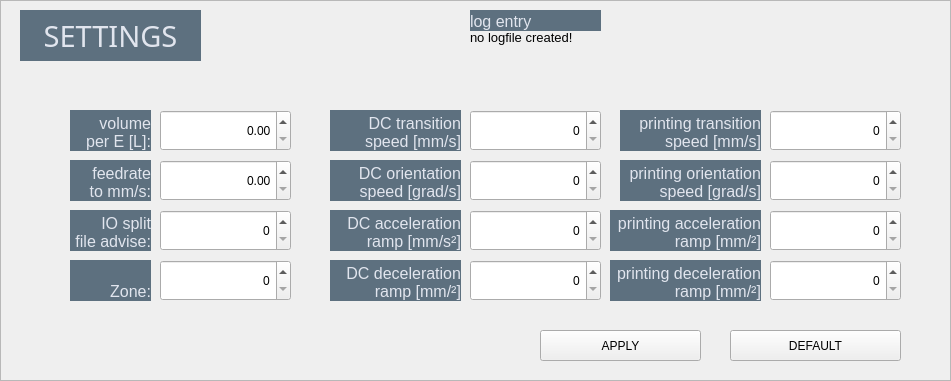
     <widget class="QFrame" name="SET_frame">
      <property name="geometry">
       <rect>
        <x>940</x>
        <y>20</y>
        <width>951</width>
        <height>381</height>
       </rect>
      </property>
      <property name="styleSheet">
       <string notr="true"/>
      </property>
      <property name="frameShape">
       <enum>QFrame::StyledPanel</enum>
      </property>
      <property name="frameShadow">
       <enum>QFrame::Raised</enum>
      </property>
      <widget class="QLabel" name="SET_0_frameLabel">
       <property name="geometry">
        <rect>
         <x>20</x>
         <y>10</y>
         <width>181</width>
         <height>51</height>
        </rect>
       </property>
       <property name="font">
        <font>
         <family>Bahnschrift</family>
         <pointsize>22</pointsize>
        </font>
       </property>
       <property name="styleSheet">
        <string notr="true">border: 0px;
font-size: 22pt;
padding: 0px;
background-color: #5D707F;
color: #E1E5EE;</string>
       </property>
       <property name="text">
        <string>SETTINGS</string>
       </property>
       <property name="alignment">
        <set>Qt::AlignCenter</set>
       </property>
      </widget>
      <widget class="QLabel" name="SET_lbl_logEntry">
       <property name="geometry">
        <rect>
         <x>470</x>
         <y>10</y>
         <width>131</width>
         <height>21</height>
        </rect>
       </property>
       <property name="styleSheet">
        <string notr="true">border: 0px;
font-size: 12pt;
background-color: #5d707f;
color: #E1E5EE;</string>
       </property>
       <property name="text">
        <string>log entry</string>
       </property>
       <property name="alignment">
        <set>Qt::AlignBottom|Qt::AlignLeading|Qt::AlignLeft</set>
       </property>
      </widget>
      <widget class="QSpinBox" name="SET_num_accelRamp_dc">
       <property name="geometry">
        <rect>
         <x>470</x>
         <y>210</y>
         <width>131</width>
         <height>41</height>
        </rect>
       </property>
       <property name="styleSheet">
        <string notr="true"/>
       </property>
       <property name="alignment">
        <set>Qt::AlignRight|Qt::AlignTrailing|Qt::AlignVCenter</set>
       </property>
       <property name="minimum">
        <number>0</number>
       </property>
       <property name="maximum">
        <number>99999</number>
       </property>
       <property name="value">
        <number>0</number>
       </property>
       <property name="displayIntegerBase">
        <number>10</number>
       </property>
      </widget>
      <widget class="QLabel" name="SET_lbl_accelRamp_dc">
       <property name="geometry">
        <rect>
         <x>330</x>
         <y>210</y>
         <width>131</width>
         <height>41</height>
        </rect>
       </property>
       <property name="styleSheet">
        <string notr="true">border: 0px;
font-size: 12pt;
background-color: #5d707f;
color: #E1E5EE;</string>
       </property>
       <property name="text">
        <string>DC acceleration
ramp [mm/s²]</string>
       </property>
       <property name="alignment">
        <set>Qt::AlignBottom|Qt::AlignRight|Qt::AlignTrailing</set>
       </property>
       <property name="buddy">
        <cstring>SET_num_accelRamp_dc</cstring>
       </property>
      </widget>
      <widget class="QLabel" name="SET_lbl_volPerE">
       <property name="geometry">
        <rect>
         <x>70</x>
         <y>110</y>
         <width>81</width>
         <height>41</height>
        </rect>
       </property>
       <property name="styleSheet">
        <string notr="true">border: 0px;
font-size: 12pt;
background-color: #5d707f;
color: #E1E5EE;</string>
       </property>
       <property name="text">
        <string>volume
per E [L]:</string>
       </property>
       <property name="alignment">
        <set>Qt::AlignBottom|Qt::AlignRight|Qt::AlignTrailing</set>
       </property>
      </widget>
      <widget class="QLabel" name="SET_lbl_accelRamp_print">
       <property name="geometry">
        <rect>
         <x>610</x>
         <y>210</y>
         <width>151</width>
         <height>41</height>
        </rect>
       </property>
       <property name="styleSheet">
        <string notr="true">border: 0px;
font-size: 12pt;
background-color: #5d707f;
color: #E1E5EE;</string>
       </property>
       <property name="text">
        <string>printing acceleration
ramp [mm/²]</string>
       </property>
       <property name="alignment">
        <set>Qt::AlignBottom|Qt::AlignRight|Qt::AlignTrailing</set>
       </property>
       <property name="buddy">
        <cstring>SET_num_accelRamp_print</cstring>
       </property>
      </widget>
      <widget class="QLabel" name="SET_lbl_transSpeed_print">
       <property name="geometry">
        <rect>
         <x>620</x>
         <y>110</y>
         <width>141</width>
         <height>41</height>
        </rect>
       </property>
       <property name="styleSheet">
        <string notr="true">border: 0px;
font-size: 12pt;
background-color: #5d707f;
color: #E1E5EE;</string>
       </property>
       <property name="text">
        <string>printing transition
speed [mm/s]</string>
       </property>
       <property name="alignment">
        <set>Qt::AlignBottom|Qt::AlignRight|Qt::AlignTrailing</set>
       </property>
       <property name="buddy">
        <cstring>SET_num_transSpeed_print</cstring>
       </property>
      </widget>
      <widget class="QLabel" name="SET_lbl_frToMms">
       <property name="geometry">
        <rect>
         <x>70</x>
         <y>160</y>
         <width>81</width>
         <height>41</height>
        </rect>
       </property>
       <property name="styleSheet">
        <string notr="true">border: 0px;
font-size: 12pt;
background-color: #5d707f;
color: #E1E5EE;</string>
       </property>
       <property name="text">
        <string>feedrate
to mm/s:</string>
       </property>
       <property name="alignment">
        <set>Qt::AlignBottom|Qt::AlignRight|Qt::AlignTrailing</set>
       </property>
      </widget>
      <widget class="QSpinBox" name="SET_num_orientSpeed_print">
       <property name="geometry">
        <rect>
         <x>770</x>
         <y>160</y>
         <width>131</width>
         <height>41</height>
        </rect>
       </property>
       <property name="styleSheet">
        <string notr="true"/>
       </property>
       <property name="alignment">
        <set>Qt::AlignRight|Qt::AlignTrailing|Qt::AlignVCenter</set>
       </property>
       <property name="minimum">
        <number>0</number>
       </property>
       <property name="maximum">
        <number>99999</number>
       </property>
       <property name="value">
        <number>0</number>
       </property>
       <property name="displayIntegerBase">
        <number>10</number>
       </property>
      </widget>
      <widget class="QLabel" name="SET_lbl_zone">
       <property name="geometry">
        <rect>
         <x>70</x>
         <y>260</y>
         <width>81</width>
         <height>41</height>
        </rect>
       </property>
       <property name="styleSheet">
        <string notr="true">border: 0px;
font-size: 12pt;
background-color: #5d707f;
color: #E1E5EE;</string>
       </property>
       <property name="text">
        <string>Zone:</string>
       </property>
       <property name="alignment">
        <set>Qt::AlignBottom|Qt::AlignRight|Qt::AlignTrailing</set>
       </property>
       <property name="buddy">
        <cstring>SET_num_zone</cstring>
       </property>
      </widget>
      <widget class="QSpinBox" name="SET_num_ioSplit">
       <property name="geometry">
        <rect>
         <x>160</x>
         <y>210</y>
         <width>131</width>
         <height>41</height>
        </rect>
       </property>
       <property name="toolTipDuration">
        <number>-1</number>
       </property>
       <property name="styleSheet">
        <string notr="true"/>
       </property>
       <property name="alignment">
        <set>Qt::AlignRight|Qt::AlignTrailing|Qt::AlignVCenter</set>
       </property>
       <property name="minimum">
        <number>0</number>
       </property>
       <property name="maximum">
        <number>99999</number>
       </property>
       <property name="value">
        <number>0</number>
       </property>
       <property name="displayIntegerBase">
        <number>10</number>
       </property>
      </widget>
      <widget class="QSpinBox" name="SET_num_transSpeed_dc">
       <property name="geometry">
        <rect>
         <x>470</x>
         <y>110</y>
         <width>131</width>
         <height>41</height>
        </rect>
       </property>
       <property name="styleSheet">
        <string notr="true"/>
       </property>
       <property name="alignment">
        <set>Qt::AlignRight|Qt::AlignTrailing|Qt::AlignVCenter</set>
       </property>
       <property name="minimum">
        <number>0</number>
       </property>
       <property name="maximum">
        <number>99999</number>
       </property>
       <property name="value">
        <number>0</number>
       </property>
       <property name="displayIntegerBase">
        <number>10</number>
       </property>
      </widget>
      <widget class="QSpinBox" name="SET_num_transSpeed_print">
       <property name="geometry">
        <rect>
         <x>770</x>
         <y>110</y>
         <width>131</width>
         <height>41</height>
        </rect>
       </property>
       <property name="styleSheet">
        <string notr="true"/>
       </property>
       <property name="alignment">
        <set>Qt::AlignRight|Qt::AlignTrailing|Qt::AlignVCenter</set>
       </property>
       <property name="minimum">
        <number>0</number>
       </property>
       <property name="maximum">
        <number>99999</number>
       </property>
       <property name="value">
        <number>0</number>
       </property>
       <property name="displayIntegerBase">
        <number>10</number>
       </property>
      </widget>
      <widget class="QLabel" name="SET_lbl_orientSpeed_dc">
       <property name="geometry">
        <rect>
         <x>330</x>
         <y>160</y>
         <width>131</width>
         <height>41</height>
        </rect>
       </property>
       <property name="styleSheet">
        <string notr="true">border: 0px;
font-size: 12pt;
background-color: #5d707f;
color: #E1E5EE;</string>
       </property>
       <property name="text">
        <string>DC orientation
speed [grad/s]</string>
       </property>
       <property name="alignment">
        <set>Qt::AlignBottom|Qt::AlignRight|Qt::AlignTrailing</set>
       </property>
       <property name="buddy">
        <cstring>SET_num_orientSpeed_dc</cstring>
       </property>
      </widget>
      <widget class="QLabel" name="SET_lbl_ioSplit">
       <property name="geometry">
        <rect>
         <x>70</x>
         <y>210</y>
         <width>81</width>
         <height>41</height>
        </rect>
       </property>
       <property name="styleSheet">
        <string notr="true">border: 0px;
font-size: 12pt;
background-color: #5d707f;
color: #E1E5EE;</string>
       </property>
       <property name="text">
        <string>IO split
file advise:</string>
       </property>
       <property name="alignment">
        <set>Qt::AlignBottom|Qt::AlignRight|Qt::AlignTrailing</set>
       </property>
       <property name="buddy">
        <cstring>SET_num_ioSplit</cstring>
       </property>
      </widget>
      <widget class="QLabel" name="SET_disp_logEntry">
       <property name="geometry">
        <rect>
         <x>470</x>
         <y>30</y>
         <width>431</width>
         <height>61</height>
        </rect>
       </property>
       <property name="styleSheet">
        <string notr="true">font-size: 10pt;</string>
       </property>
       <property name="text">
        <string>no logfile created!</string>
       </property>
       <property name="alignment">
        <set>Qt::AlignLeading|Qt::AlignLeft|Qt::AlignTop</set>
       </property>
       <property name="wordWrap">
        <bool>true</bool>
       </property>
      </widget>
      <widget class="QSpinBox" name="SET_num_zone">
       <property name="geometry">
        <rect>
         <x>160</x>
         <y>260</y>
         <width>131</width>
         <height>41</height>
        </rect>
       </property>
       <property name="styleSheet">
        <string notr="true"/>
       </property>
       <property name="alignment">
        <set>Qt::AlignRight|Qt::AlignTrailing|Qt::AlignVCenter</set>
       </property>
       <property name="minimum">
        <number>0</number>
       </property>
       <property name="maximum">
        <number>99999</number>
       </property>
       <property name="value">
        <number>0</number>
       </property>
       <property name="displayIntegerBase">
        <number>10</number>
       </property>
      </widget>
      <widget class="QLabel" name="SET_lbl_decelRamp_print">
       <property name="geometry">
        <rect>
         <x>610</x>
         <y>260</y>
         <width>151</width>
         <height>41</height>
        </rect>
       </property>
       <property name="styleSheet">
        <string notr="true">border: 0px;
font-size: 12pt;
background-color: #5d707f;
color: #E1E5EE;</string>
       </property>
       <property name="text">
        <string>printing deceleration
ramp [mm/²]</string>
       </property>
       <property name="alignment">
        <set>Qt::AlignBottom|Qt::AlignRight|Qt::AlignTrailing</set>
       </property>
       <property name="buddy">
        <cstring>SET_num_decelRamp_print</cstring>
       </property>
      </widget>
      <widget class="QLabel" name="SET_lbl_orientSpeed_print">
       <property name="geometry">
        <rect>
         <x>620</x>
         <y>160</y>
         <width>141</width>
         <height>41</height>
        </rect>
       </property>
       <property name="styleSheet">
        <string notr="true">border: 0px;
font-size: 12pt;
background-color: #5d707f;
color: #E1E5EE;</string>
       </property>
       <property name="text">
        <string>printing orientation
speed [grad/s]</string>
       </property>
       <property name="alignment">
        <set>Qt::AlignBottom|Qt::AlignRight|Qt::AlignTrailing</set>
       </property>
       <property name="buddy">
        <cstring>SET_num_orientSpeed_print</cstring>
       </property>
      </widget>
      <widget class="QSpinBox" name="SET_num_accelRamp_print">
       <property name="geometry">
        <rect>
         <x>770</x>
         <y>210</y>
         <width>131</width>
         <height>41</height>
        </rect>
       </property>
       <property name="styleSheet">
        <string notr="true"/>
       </property>
       <property name="alignment">
        <set>Qt::AlignRight|Qt::AlignTrailing|Qt::AlignVCenter</set>
       </property>
       <property name="minimum">
        <number>0</number>
       </property>
       <property name="maximum">
        <number>99999</number>
       </property>
       <property name="value">
        <number>0</number>
       </property>
       <property name="displayIntegerBase">
        <number>10</number>
       </property>
      </widget>
      <widget class="QLabel" name="SET_lbl_transSpeed_dc">
       <property name="geometry">
        <rect>
         <x>330</x>
         <y>110</y>
         <width>131</width>
         <height>41</height>
        </rect>
       </property>
       <property name="styleSheet">
        <string notr="true">border: 0px;
font-size: 12pt;
background-color: #5d707f;
color: #E1E5EE;</string>
       </property>
       <property name="text">
        <string>DC transition
speed [mm/s]</string>
       </property>
       <property name="alignment">
        <set>Qt::AlignBottom|Qt::AlignRight|Qt::AlignTrailing</set>
       </property>
       <property name="buddy">
        <cstring>SET_num_transSpeed_dc</cstring>
       </property>
      </widget>
      <widget class="QSpinBox" name="SET_num_decelRamp_print">
       <property name="geometry">
        <rect>
         <x>770</x>
         <y>260</y>
         <width>131</width>
         <height>41</height>
        </rect>
       </property>
       <property name="styleSheet">
        <string notr="true"/>
       </property>
       <property name="alignment">
        <set>Qt::AlignRight|Qt::AlignTrailing|Qt::AlignVCenter</set>
       </property>
       <property name="minimum">
        <number>0</number>
       </property>
       <property name="maximum">
        <number>99999</number>
       </property>
       <property name="value">
        <number>0</number>
       </property>
       <property name="displayIntegerBase">
        <number>10</number>
       </property>
      </widget>
      <widget class="QSpinBox" name="SET_num_decelRamp_dc">
       <property name="geometry">
        <rect>
         <x>470</x>
         <y>260</y>
         <width>131</width>
         <height>41</height>
        </rect>
       </property>
       <property name="styleSheet">
        <string notr="true"/>
       </property>
       <property name="alignment">
        <set>Qt::AlignRight|Qt::AlignTrailing|Qt::AlignVCenter</set>
       </property>
       <property name="minimum">
        <number>0</number>
       </property>
       <property name="maximum">
        <number>99999</number>
       </property>
       <property name="value">
        <number>0</number>
       </property>
       <property name="displayIntegerBase">
        <number>10</number>
       </property>
      </widget>
      <widget class="QLabel" name="SET_lbl_decelRamp_dc">
       <property name="geometry">
        <rect>
         <x>330</x>
         <y>260</y>
         <width>131</width>
         <height>41</height>
        </rect>
       </property>
       <property name="styleSheet">
        <string notr="true">border: 0px;
font-size: 12pt;
background-color: #5d707f;
color: #E1E5EE;</string>
       </property>
       <property name="text">
        <string>DC deceleration
ramp [mm/²]</string>
       </property>
       <property name="alignment">
        <set>Qt::AlignBottom|Qt::AlignRight|Qt::AlignTrailing</set>
       </property>
       <property name="buddy">
        <cstring>SET_num_decelRamp_dc</cstring>
       </property>
      </widget>
      <widget class="QSpinBox" name="SET_num_orientSpeed_dc">
       <property name="geometry">
        <rect>
         <x>470</x>
         <y>160</y>
         <width>131</width>
         <height>41</height>
        </rect>
       </property>
       <property name="styleSheet">
        <string notr="true"/>
       </property>
       <property name="alignment">
        <set>Qt::AlignRight|Qt::AlignTrailing|Qt::AlignVCenter</set>
       </property>
       <property name="minimum">
        <number>0</number>
       </property>
       <property name="maximum">
        <number>99999</number>
       </property>
       <property name="value">
        <number>0</number>
       </property>
       <property name="displayIntegerBase">
        <number>10</number>
       </property>
      </widget>
      <widget class="QPushButton" name="SET_btt_apply">
       <property name="geometry">
        <rect>
         <x>540</x>
         <y>330</y>
         <width>161</width>
         <height>31</height>
        </rect>
       </property>
       <property name="text">
        <string>APPLY</string>
       </property>
      </widget>
      <widget class="QPushButton" name="SET_btt_default">
       <property name="geometry">
        <rect>
         <x>730</x>
         <y>330</y>
         <width>171</width>
         <height>31</height>
        </rect>
       </property>
       <property name="text">
        <string>DEFAULT</string>
       </property>
      </widget>
      <widget class="QDoubleSpinBox" name="SET_float_frToMms">
       <property name="geometry">
        <rect>
         <x>160</x>
         <y>160</y>
         <width>131</width>
         <height>41</height>
        </rect>
       </property>
       <property name="alignment">
        <set>Qt::AlignRight|Qt::AlignTrailing|Qt::AlignVCenter</set>
       </property>
       <property name="suffix">
        <string/>
       </property>
       <property name="maximum">
        <double>9999.000000000000000</double>
       </property>
      </widget>
      <widget class="QDoubleSpinBox" name="SET_float_volPerE">
       <property name="geometry">
        <rect>
         <x>160</x>
         <y>110</y>
         <width>131</width>
         <height>41</height>
        </rect>
       </property>
       <property name="alignment">
        <set>Qt::AlignRight|Qt::AlignTrailing|Qt::AlignVCenter</set>
       </property>
       <property name="suffix">
        <string/>
       </property>
       <property name="maximum">
        <double>9999.000000000000000</double>
       </property>
      </widget>
     </widget>
